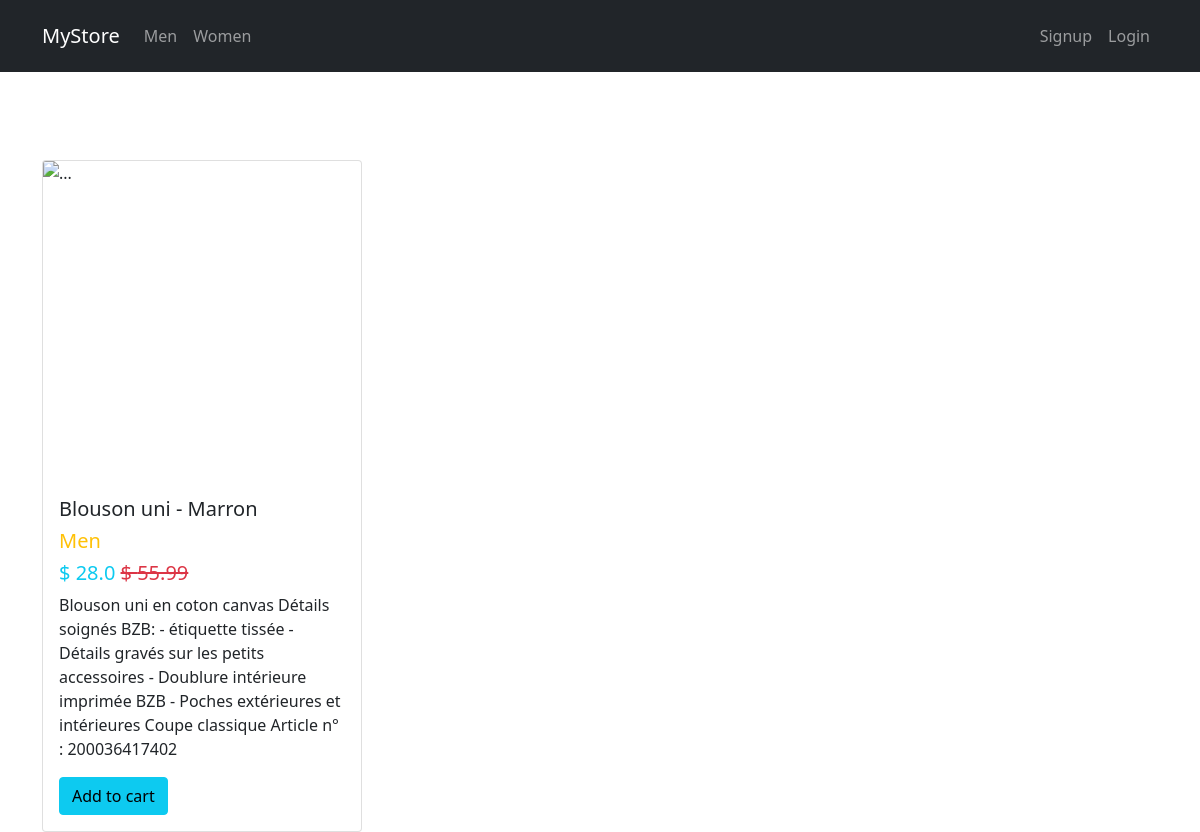
Screenshot of /product/Blouson-uni-Marron/ with the database file from the repository.
### core/models.py (models this page shows, shortened)
class Product(models.Model):
    name = models.CharField(max_length=255)
    description = models.TextField()
    price = models.FloatField()
    discount_price = models.FloatField(blank=True, null=True)
    created_date = models.DateTimeField(auto_now=True)
    product_category = models.ForeignKey(Category, on_delete=models.CASCADE)
    slug = models.SlugField()
    def get_add_to_cart_url(self):
        return reverse("core:add-to-cart", kwargs={"slug": self.slug})

class Category(models.Model):
    name = models.CharField(max_length=255)
    description = models.TextField()
    created_at = models.DateTimeField(auto_now=True)

### core/views.py (the view)
# urls.py: path('product/<slug>/', ProductDetailView.as_view(), name="product_detail"),
class ProductDetailView(DetailView):
    model = Product
    template_name = 'product.html'

### templates/product.html
{% extends 'base.html' %}
{% block body %}
<div class="container">
    <div class="card col-4 mt-3" style="width: 20rem;";>
        <img src="https://images.unsplash.com/photo-1434389677669-e08b4cac3105?ixlib=rb-1.2.1&ixid=MnwxMjA3fDB8MHxwaG90by1wYWdlfHx8fGVufDB8fHx8&auto=format&fit=crop&w=705&q=80" class="card-img-top" alt="..." height="320px;">
        <div class="card-body">
            <h5 class="card-title">{{ object.name }}</h5>
            <h5 class="text-warning">{{ object.product_category.name }}</h5>
            <h5 class="text-info">
                {% if object.discount_price %}
                    $ {{ object.discount_price }} <del class="text-danger">$ {{ object.price }} </del>
                {% else %}
                    $ {{ object.price }}
                {% endif %}
            </h5>
            <p class="card-text">{{ object.description }}</p>
            <a class="btn btn-info" href="{{ object.get_add_to_cart_url }}">Add to cart</a>
        </div>
    </div>
</div>
{% endblock %}

### rows the page displays
Product: name "Blouson uni - Marron", product_category.name "Men", discount_price "28.0", price "55.99", description "Blouson uni en coton canvas Détails soignés BZB: - étiquette tissée - Détails gravés sur les petits accessoires - Doublure intérieure imprimée BZB - Poches extérieures et intérieures Coupe classique Article n° : 200036417402"
